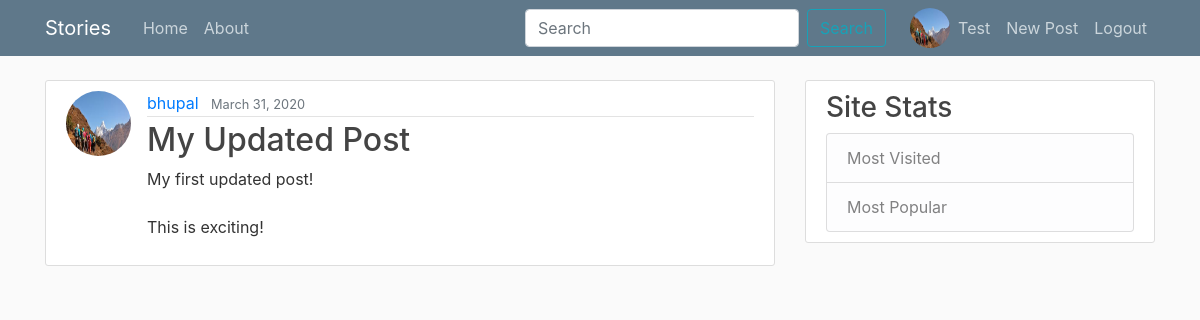
Screenshot of /post/1 (signed in) with the database file from the repository.
### users/models.py (models this page shows, shortened)
class Profile(models.Model):
    user = models.OneToOneField(User, on_delete=models.CASCADE)
    image = models.ImageField(default='default.jpg', upload_to='profile_pics')

### blog/models.py (models this page shows, shortened)
class Post(models.Model):
    title = models.CharField(max_length=100)
    content = models.TextField()
    date_posted = models.DateTimeField(default=timezone.now)
    author = models.ForeignKey(User, on_delete=models.CASCADE)

### blog/views.py (the view)
# urls.py: path('post/<int:pk>', PostDetailView.as_view(), name='post-detail'),
class PostDetailView(DetailView):
    model = Post

### blog/templates/blog/post_detail.html (shortened to what this page needs)
{% extends "blog/base.html" %}
{% block content %}
  <article class="media content-section">
    <img class="rounded-circle article-img" src="{{ object.author.profile.image.url }}">
    <div class="media-body">
      <div class="article-metadata">
        <a class="mr-2" href="{% url 'user-posts' object.author.username %}">{{ object.author }}</a>
        <small class="text-muted">{{ object.date_posted|date:"F d, Y" }}</small>
      </div>
      <h2 class="article-title">{{ object.title }}</h2>
      <p class="article-content">{{ object.content }}</p>
    </div>
  </article>
{% endblock content %}

### blog/templates/blog/base.html (shortened to what this page needs)
{% load static %}
<!DOCTYPE html>
<html>
<head>
    <link rel="stylesheet" href="https://stackpath.bootstrapcdn.com/bootstrap/4.3.1/css/bootstrap.min.css">
    <link rel="stylesheet" type="text/css" href="{% static 'blog/main.css' %}">
</head>
<body>
    <header class="site-header">
        <nav class="navbar navbar-expand-md navbar-dark bg-steel fixed-top">
            <div class="container">
              <a class="navbar-brand mr-4" href="/">Stories</a>
            <div class="collapse navbar-collapse" id="navbarToggle">
                <div class="navbar-nav mr-auto">
                  <a class="nav-item nav-link" href="{% url 'blog-home' %}">Home</a>
                  <a class="nav-item nav-link" href="{% url 'blog-about' %}">About</a>
                </div>
                <div class="navbar-nav ">
                  <div class="navbar-nav mr-4">
                    <form class="form-inline my-2 my-lg-0">
                      <input class="form-control mr-sm-2" type="search" placeholder="Search" aria-label="Search" name="search" >
                      <button class="btn btn-outline-info my-2 my-sm-0" type="submit">Search</button>
                    </form>
                  </div>
                <div class="navbar-nav">
                  {% if user.is_authenticated %}
                    <img class="rounded-circle profile-img hidden-xs" src="{{ request.user.profile.image.url }}">
                    <a class="nav-item nav-link" href="{% url 'profile' %}">{{ request.user.first_name }}</a>
                    <a class="nav-item nav-link" href="{% url 'post-create' %}">New Post</a>
                    <a class="nav-item nav-link" href="{% url 'logout' %}">Logout</a>
                  {% else %}
                      <a class="nav-item nav-link" href="{% url 'login' %}">Login</a>
                      <a class="nav-item nav-link" href="{% url 'register' %}">Register</a>
                  {% endif %}
                </div>
            </div>
          </div>
        </nav>
    </header>
    <main role="main" class="container">
        <div class="row">
          <div class="col-md-8">
            {% block content %} {% endblock %}
          </div>
          <div class="col-md-4">
            <div class="content-section">
              <h3>Site Stats</h3>
                <ul class="list-group">
                  <li class="list-group-item list-group-item-light">Most Visited</li>
                  <li class="list-group-item list-group-item-light">Most Popular</li>
                </ul>
            </div>
          </div>
        </div>
      </main>
</body>
</html>

### blog/static/blog/main.css (style rules this page uses)
body { background: #fafafa; color: #333333; margin-top: 5rem; }
h1, h2, h3, h4, h5, h6 { color: #444444; }
ul { margin: 0; }
.bg-steel { background-color: #5f788a; }
.site-header .navbar-nav .nav-link { color: #cbd5db; }
.content-section { background: #ffffff; padding: 10px 20px; border: 1px solid #dddddd; border-radius: 3px; margin-bottom: 20px; }
.article-title { color: #444444; }
.article-content { white-space: pre-line; }
.article-img { height: 65px; width: 65px; margin-right: 16px; }
.article-metadata { padding-bottom: 1px; margin-bottom: 4px; border-bottom: 1px solid #e3e3e3 }
.profile-img { height: 40px; width: 40px; }

### rows the page displays
Post: author.profile.image (placeholder picture), author "bhupal", date_posted "March 31, 2020", title "My Updated Post", content "My first updated post! This is exciting!"

### other values shown
{{ request.user.first_name }} "Test"
